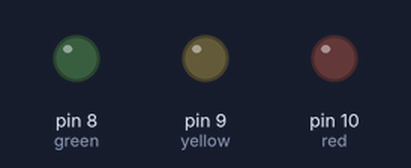
Simulated run of this sketch. Board: Arduino Uno, built with avr-gcc and run on an emulated ATmega328P. Shown: output pins drawn as LEDs (lit = HIGH). What the sketch prints to the serial monitor is not drawn.

Above: at 0.2 s.
At 3.0 s:
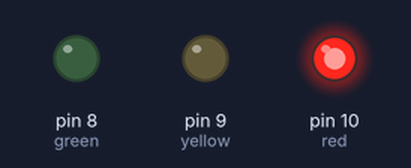
At 8.0 s:
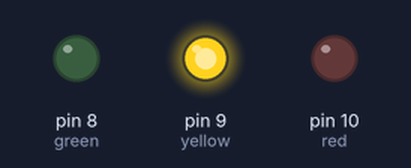
At 13.2 s:
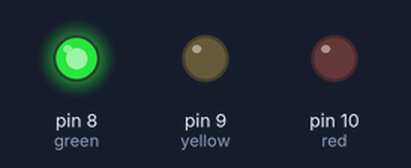
Timing chart, 0 to 20.2 s (numbered marks = the images above):
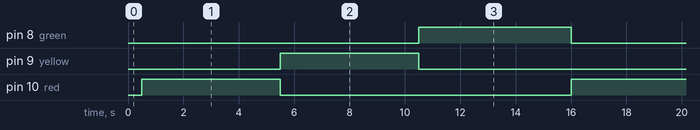

The sketch:

class15.ino
```cpp
int red =10;
int yellow =9;
int green = 8;
void setup()
{
  Serial.begin(9600);
  Serial.println("**************Traffic light***************");
pinMode(red,OUTPUT);
pinMode(yellow,OUTPUT);
pinMode(green,OUTPUT);
}
void loop()
{

  delay(500);
   digitalWrite(yellow,LOW);
  digitalWrite(green,LOW);
 digitalWrite(red,HIGH);
 delay(5000);

 digitalWrite(yellow,HIGH);
 digitalWrite(red,LOW);
  digitalWrite(green,LOW);
 delay(5000);

digitalWrite(yellow,LOW);
 digitalWrite(red,LOW);
  digitalWrite(green,HIGH);
 delay(5000);

 }
```

Measured:
- by itself, pin 8 (green): alternates HIGH for 5.5 s and LOW for 10.0 s
- by itself, pin 9 (yellow), pin 10 (red): alternates HIGH for 5.0 s and LOW for 10.5 s
- by itself, everything shown: repeats every 15.5 s, in 3 steps
